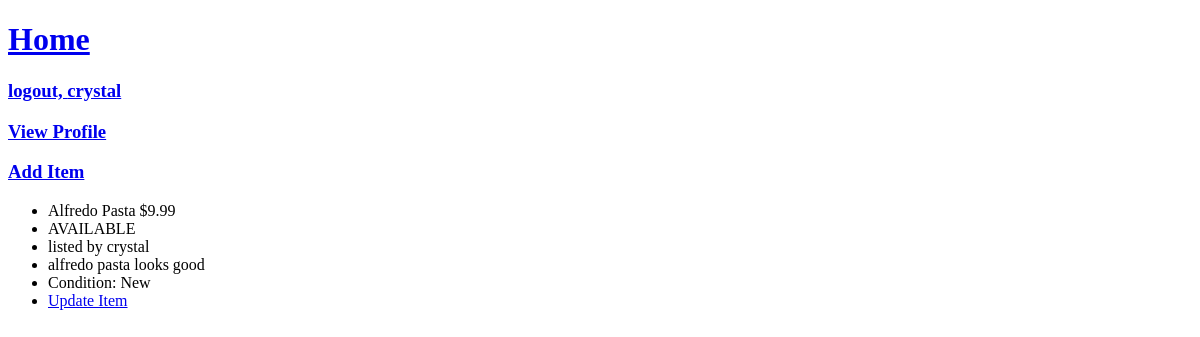
Before: /thrift/item-detail/ec504c61-fe08-45b1-8dde-23a6023c18dd/ (signed in) with the older database file.
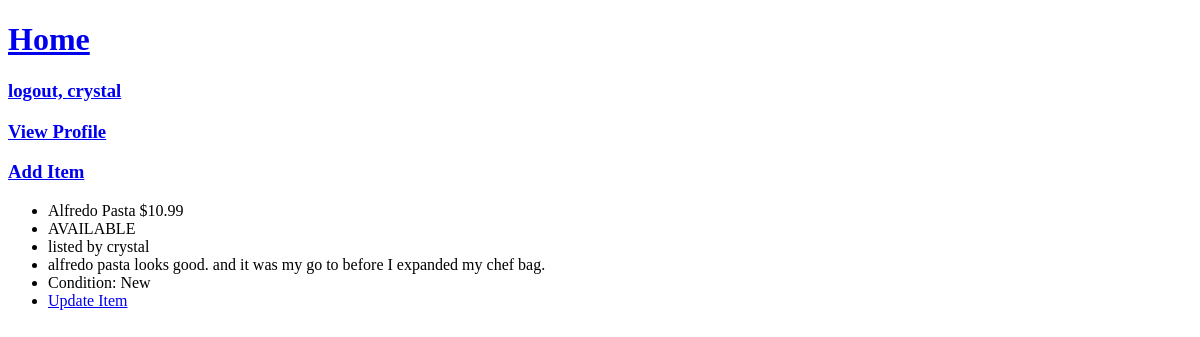
After: the same page with the newer database file.
### thrift/models.py (models this page shows, shortened)
class Item(models.Model):
    user = models.ForeignKey(User, null=True, on_delete=models.CASCADE)
    slug = models.SlugField(null=True, default=uuid.uuid4)
    title = models.CharField(null=True, max_length=128)
    description = models.TextField(null=True, max_length=512)
    condition = models.CharField(null=True, max_length=20, choices=CHOICES['condition'])
    item_type = models.CharField(null=True, max_length=20, choices=CHOICES['item-type'])
    price = models.DecimalField(null=True, max_digits=9, decimal_places=2)
    sale_status = models.CharField(null=True, max_length=20, choices=CHOICES['sale-status'], default="available")
    created = models.DateTimeField(null=True, editable=False, auto_now_add=True)
    modified = models.DateTimeField(null=True, auto_now=True)
    date_sold = models.DateTimeField(null=True, blank=True, editable=False) # a date is given when the sold switch is flicked

### thrift/views.py (the view)
# urls.py: path('thrift/item-detail/<slug:slug>/', item_detail_view),
@login_required(login_url='/login/')
def item_detail_view(request, slug):
    item_obj = Item.objects.get(slug=slug)
    item_images = ItemImage.objects.filter(item__slug=slug) # a query of all item images related to this item
    context = {
        "item": item_obj,
        "images": item_images
    }
    return render(request, "thrift/item-detail.html", context)

### templates/thrift/item-detail.html (shortened to what this page needs)
{% extends "base.html" %}
{% block content %}
<form method="POST" enctype="multipart/form-data">
    <ul>
        <li>{{ item.title }}<span> ${{item.price}}</span></li>
        {% if item.sale_status == "sold" %}
        <li>NO LONGER AVAILABLE</li>
        {% elif item.sale_status == "pending" %}
        <li>SALE PENDING</li>
        {% else %}
        <li>AVAILABLE</li>
        {% endif %}
        <li>listed by {{item.user}}</li>
        <li>{{item.description}}</li>
        <li>Condition: {{item.condition}}</li>
        {% if item.user == user %}
        <li><a href="/thrift/item-update/{{item.slug}}">Update Item</a></li>
        {% endif %}
    </ul>
</form>
{% endblock content %}

Changed rows visible on the page:
changed Item "Alfredo Pasta": price "9.99" → "10.99"; description "alfredo pasta looks good" → "alfredo pasta looks good. and it was my go to before I expanded my chef bag."
